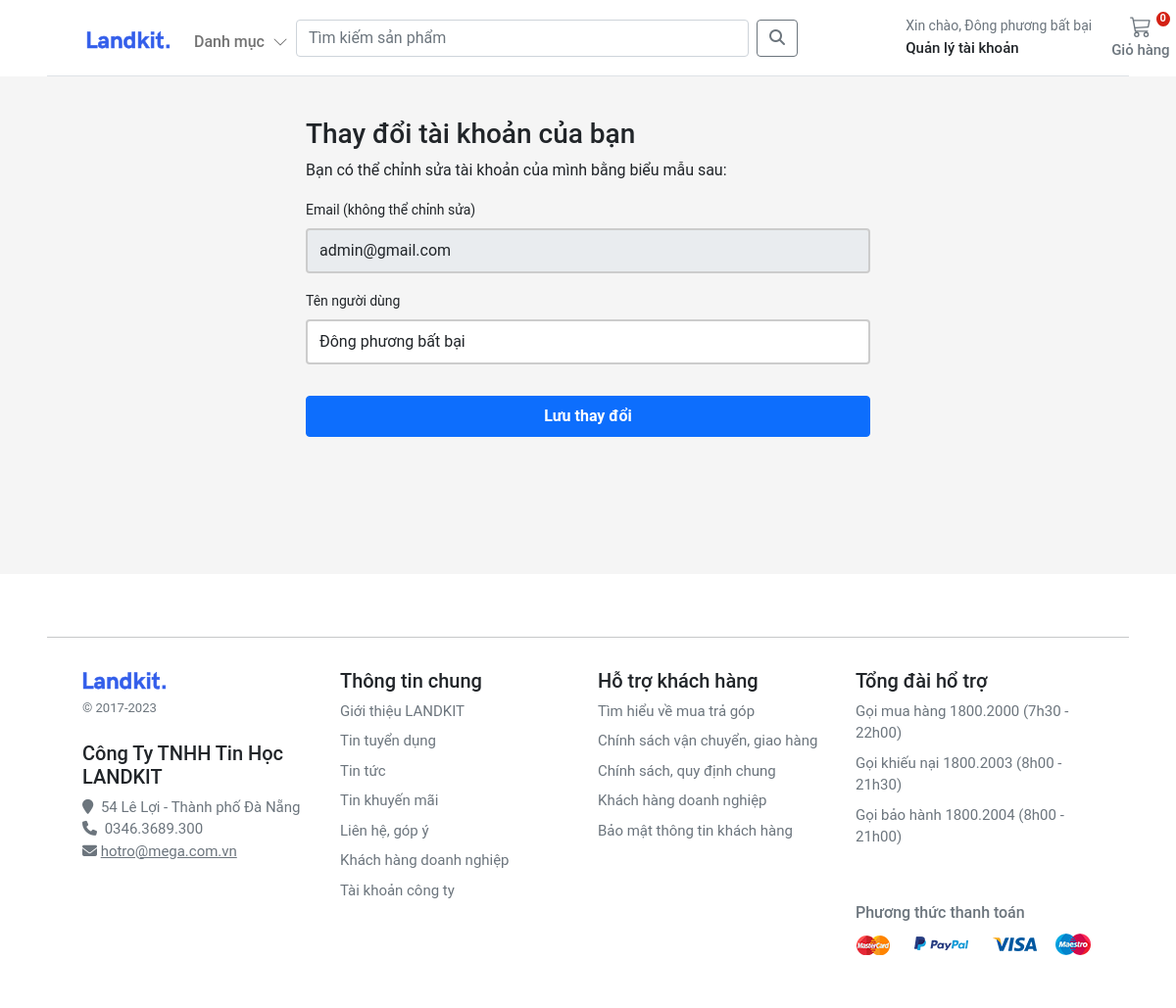
The app's page /account/profile/edit/ (signed in) with its own data.
### account/models.py (models this page shows, shortened)
class Customer(AbstractBaseUser, PermissionsMixin):
    email = models.EmailField(_('email address'), unique=True)
    name = models.CharField(max_length=150)
    mobile = models.CharField(max_length=20, blank=True)
    is_active = models.BooleanField(default=False)
    is_staff = models.BooleanField(default=False)
    created = models.DateTimeField(auto_now_add=True)
    updated = models.DateTimeField(auto_now=True)
    objects = CustomAccountManager()
    USERNAME_FIELD = 'email'
    REQUIRED_FIELDS = ['name']
    class Meta:
        verbose_name = "Accounts"
        verbose_name_plural = "Accounts"

### account/views.py (the view)
# urls.py: path("profile/edit/", views.edit_details, name="edit_details"),
@login_required
def edit_details(request):
    if request.method == "POST":
        user_form = UserEditForm(instance=request.user, data=request.POST)
        if user_form.is_valid():
            user_form.save()
    else:
        user_form = UserEditForm(instance=request.user)
    return render(request, "account/dashboard/edit_details.html", {"user_form": user_form})

### account/forms.py
class UserEditForm(forms.ModelForm):
    email = forms.EmailField(
        label='Email (không thể chỉnh sửa)', max_length=200,
        widget=forms.TextInput(
            attrs={'class': 'form-control mb-3', 'placeholder': 'email', 'id': 'form-email', 'readonly': 'readonly'}
        )
    )
    name = forms.CharField(
        label='Tên người dùng', min_length=4, max_length=50,
        widget=forms.TextInput(
            attrs={'class': 'form-control mb-3', 'placeholder': 'Name', 'id': 'form-firstname'}
        )
    )
    class Meta:
        model = Customer
        fields = ('email', 'name',)
    def __init__(self, *args, **kwargs):
        super().__init__(*args, **kwargs)
        self.fields['name'].required = True
        self.fields['email'].required = True

### basket/basket.py (called while the page is built)
    def __len__(self):
        return sum(item["qty"] for item in self.basket.values())

### basket/context_processors.py (called while the page is built)
def basket(request):
    return {'basket': Basket(request)}

### store/context_processors.py (called while the page is built)
def categories(request):
    return {"categories": Category.objects.filter(level=0)}

### store/models.py (called while the page is built)
    def get_absolute_url(self):
        return reverse("store:category_list", args=[self.slug])

### templates/account/dashboard/edit_details.html (shortened to what this page needs)
{% extends "../sub_base.html" %}
{% block sub_content %}
<div class="col-6 mx-auto mt-3">
    <form class="account-form" method="post" enctype="multipart/form-data">
        {% if user_form.is_valid and profile_form.is_valid %}
        <div class="alert alert-primary" role="alert">
            Thông tin chi tiết được cập nhật thành công!
        </div>
        <p class="small text-center pt-0">
            <a href="{% url 'account:dashboard' %}">Quay lại trang quản lý tài khoản</a>
        </p>
        {%else%}
        <h3>Thay đổi tài khoản của bạn</h3>
        <p>Bạn có thể chỉnh sửa tài khoản của mình bằng biểu mẫu sau:</p>
        {% endif %}
        <label class="small font-weight-bold mb-2">{{ user_form.email.label}}</label>
        {{ user_form.email }}
        <label class="small font-weight-bold mb-2">{{ user_form.name.label}}</label>
        {{ user_form.name }}
        <button class="btn btn-primary btn-block py-2 mb-4 mt-3 fw-bold w-100" type="submit" value="Save changes">
            Lưu thay đổi
        </button>
    </form>
</div>
{% endblock %}

### templates/base.html (shortened to what this page needs)
<!DOCTYPE html>
{% load static %}
<html xmlns:store="http://www.w3.org/1999/xhtml" xmlns:account="http://www.w3.org/1999/xhtml"
      xmlns:basket="http://www.w3.org/1999/xhtml">
<head>
    <link rel="stylesheet" href="https://cdnjs.cloudflare.com/ajax/libs/OwlCarousel2/2.3.4/assets/owl.carousel.min.css">
    <link rel="stylesheet"
          href="https://cdnjs.cloudflare.com/ajax/libs/OwlCarousel2/2.3.4/assets/owl.theme.default.min.css">
    <link rel="stylesheet" href="https://cdnjs.cloudflare.com/ajax/libs/fancybox/3.5.7/jquery.fancybox.min.css"/>
    <link href="https://cdn.jsdelivr.net/npm/bootstrap@5.0.0-beta1/dist/css/bootstrap.min.css" rel="stylesheet"
>
    <link rel="stylesheet" href="https://cdnjs.cloudflare.com/ajax/libs/font-awesome/4.7.0/css/font-awesome.min.css">
    <link rel="stylesheet" href="https://cdnjs.cloudflare.com/ajax/libs/font-awesome/6.4.0/css/all.min.css">
    <link rel="stylesheet" href="{% static 'css/base.css' %}">
    <link rel="stylesheet" href="{% block stylesheet %}{% endblock %}">
    <link rel="stylesheet" href="https://cdnjs.cloudflare.com/ajax/libs/OwlCarousel2/2.3.4/assets/owl.carousel.min.css">
    <link rel="stylesheet" href="https://cdnjs.cloudflare.com/ajax/libs/OwlCarousel2/2.3.4/assets/owl.theme.default.min.css">
</head>
<body>
<header class="fixed-top bg-white  px-5">
    <nav class="navbar navbar-expand-md navbar-light  border-bottom px-3">
        <div class="container-fluid px-md-4">
            <div class="d-flex w-100 navbar-collapse">
                <a class="navbar-brand d-flex-inline" href="/">
                    <img src="/media/images/brand.svg" class="navbar-brand-img" alt="...">
                </a>
                <ul class="navbar-nav me-auto mb-2 mb-md-0">
                    <li class="nav-item dropdown">
                        <a class="nav-link dropdown-toggle d-none d-md-block fw500 mt-2" href="#" id="navbarDropdown1"
                           role="button"
                           data-bs-toggle="dropdown" aria-expanded="false">
                            Danh mục
                            <i class="ps-1">
                                <svg xmlns="http://www.w3.org/2000/svg" width="16" height="16" fill="currentColor"
                                     class="bi bi-chevron-down" viewBox="0 0 16 16">
                                    <path fill-rule="evenodd"
                                          d="M1.646 4.646a.5.5 0 0 1 .708 0L8 10.293l5.646-5.647a.5.5 0 0 1 .708.708l-6 6a.5.5 0 0 1-.708 0l-6-6a.5.5 0 0 1 0-.708z"/>
                                </svg>
                            </i>
                        </a>
                    </li>
                </ul>
                <form class="d-flex col-6" style="margin-right:10%;" action="{% url 'store:search' %}">
                    <input class="form-control me-2" type="search" placeholder="Tìm kiếm sản phẩm" aria-label="Search"
                           name="q">
                    <button class="btn btn-outline-secondary" type="submit"><i class="fa-solid fa-magnifying-glass"></i>
                    </button>
                </form>
                <div>
                    <div class="collapse navbar-collapse" id="navbarSupportedContent2">
                        <ul class="navbar-nav me-auto mb-2 mb-lg-0">
                            <li class="nav-item dropdown">
                                <a class="nav-link dropdown-toggle text-reset" href="#" id="navbarDropdown"
                                   role="button"
                                   data-bs-toggle="dropdown" aria-expanded="false">
                                    <div class="small text-muted">Xin chào,
                                        {% if user.is_authenticated %}
                                        {{ request.user.name }}
                                        {% else %}
                                        Login
                                        {% endif %}
                                    </div>
                                    <span class="fs15 fw500">Quản lý tài khoản
                        </span>
                                </a>
                            </li>
                        </ul>
                    </div>
                </div>
                <a type="button" role="button" href="{% url 'basket:basket_summary' %}"
                   class="btn btn-outline-secondary border-0 basket-btn">
                    {% with quantity_basket=basket|length %}
                    <div id="basket-qty" class="basket-qty">
                        {% if quantity_basket > 0 %}
                        {{ quantity_basket }}
                        {% else %}
                        0
                        {% endif %}
                    </div>
                    {% endwith %}
                    <div>
                    </div>
                    <span class="fs15 fw500 text-nowrap">Giỏ hàng</span>
                </a>
            </div>
        </div>
    </nav>
</header>
<main class="pt-4 pb-3">
    {% block content %} {% endblock %}
</main>
<footer class="container-fluid bg-white py-5 footer px-5" style="margin-top: 100px">
    <hr>
    <div class="row pt-3 mx-4 fs15">
        <div class="col-12 col-md mb-3">
            <img src="/media/images/brand.svg" class="navbar-brand-img" alt="...">
            <small class="d-block mb-4 text-muted mt-2">&copy; 2017-2023</small>
            <h5>Công Ty TNHH Tin Học LANDKIT</h5>
            <i class="fa fa-map-marker text-grey" aria-hidden="true"> </i>
            <span class="text-grey bf-space">54 Lê Lợi - Thành phố Đà Nẵng</span>
            <br/>
            <i class="fa fa-phone text-grey " aria-hidden="true"> </i>
            <span class="text-grey bf-space">0346.3689.300</span>
            <i class="fa fa-envelope text-grey " aria-hidden="true"></i>
            <a class="text-grey" href="mailto:hotro@mega.com.vn">hotro@mega.com.vn</a>
        </div>
        <div class="col-12 col-md fs15">
            <h5>Thông tin chung</h5>
            <ul class="list-unstyled">
                <li><a class="link-secondary text-decoration-none" href="#">Giới thiệu LANDKIT</a></li>
                <li><a class="link-secondary text-decoration-none" href="#">Tin tuyển dụng</a></li>
                <li><a class="link-secondary text-decoration-none" href="#">Tin tức</a></li>
                <li><a class="link-secondary text-decoration-none" href="#">Tin khuyến mãi</a></li>
                <li><a class="link-secondary text-decoration-none" href="#">Liên hệ, góp ý</a></li>
                <li><a class="link-secondary text-decoration-none" href="#">Khách hàng doanh nghiệp</a></li>
                <li><a class="link-secondary text-decoration-none" href="#">Tài khoản công ty</a></li>
            </ul>
        </div>
        <div class="col-12 col-md fs15">
            <h5>Hỗ trợ khách hàng</h5>
            <ul class="list-unstyled">
                <li><a class="link-secondary text-decoration-none" href="#">Tìm hiểu về mua trả góp</a></li>
                <li><a class="link-secondary text-decoration-none" href="#">Chính sách vận chuyển, giao hàng</a></li>
                <li><a class="link-secondary text-decoration-none" href="#">Chính sách, quy định chung</a></li>
                <li><a class="link-secondary text-decoration-none" href="#">Khách hàng doanh nghiệp</a></li>
                <li><a class="link-secondary text-decoration-none" href="#">Bảo mật thông tin khách hàng</a></li>
            </ul>
        </div>
        <div class="col-12 col-md fs15">
            <h5>Tổng đài hổ trợ</h5>
            <ul class="list-unstyled">
                <li><a class="link-secondary text-decoration-none" href="#">Gọi mua hàng 1800.2000 (7h30 - 22h00)</a>
                </li>
                <li><a class="link-secondary text-decoration-none" href="#">Gọi khiếu nại 1800.2003 (8h00 - 21h30)</a>
                </li>
                <li><a class="link-secondary text-decoration-none" href="#">Gọi bảo hành 1800.2004 (8h00 - 21h00)</a>
                </li>
            </ul>
            <h3 class="company-info text-grey mt-5">Phương thức thanh toán</h3>
            <a class="icons icon-payment current" href=""></a>
        </div>
    </div>
</footer>
</body>
</html>

### static/css/base.css (style rules this page uses)
.dropdown-toggle::after { display: none; }
body { background: #f5f5f5 !important; }
html, body, p, div { letter-spacing: -0.02px; font-family: 'Roboto', sans-serif; }
.fs15 { font-size: 0.9375rem; }
.fw500 { font-weight: 500; }
.basket-qty { color: #fff; background: #d42114; border: 2px solid #fff; border-radius: 50%; text-align: center; font-size: 11px; height: 15px; width: 14px; position: absolute; box-sizing: content-box; font-weight: 600; display: flex; justify-content: center; align-items: center; top: 1px; right: 10px; }
.basket-btn { position: relative; }
.company-info { font-size: 16px; margin-top: 20px; }
.icons.icon-payment { width: 243px; height: 32px; background-position: -31px -58px; }
.icons { display: inline-block; background-image: url(../../media/images/sprite.png); background-repeat: no-repeat; vertical-align: middle; }
.bf-space { margin-left: 4px; }
.text-grey { color: #6c757d !important; }
.footer > div > div > ul > li { padding-bottom:8px; }

### static/css/account.css (style rules this page uses)
.account-form input { border: 2px solid #ccc; height: calc(2em + .75rem + 2px); }

### records on screen
Customer: user.name "Đông phương bất bại", email "admin@gmail.com", name "Đông phương bất bại"

### other values on screen
{{ user_form.email.label }} "Email (không thể chỉnh sửa)"
{{ user_form.name.label }} "Tên người dùng"
